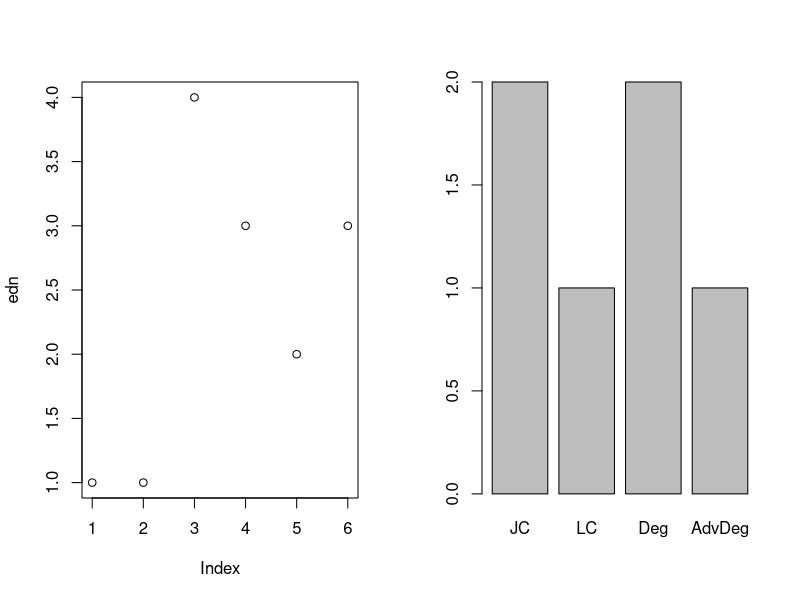
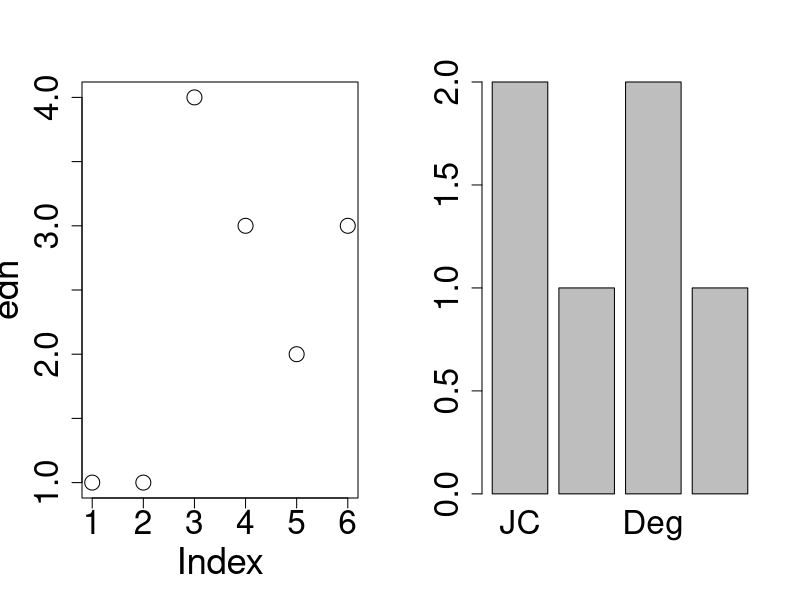

Here is the R script that generated these plots, in order: (Note: this script raises an error after producing the figures.)
rm(list = ls())

seq(0, 1, length.out=11)
seq(1, 9, by = 2)
?seq

c(1, c(2, c(3,4)))
# same as
c(1,2,3,4)

x <- c(0:3,NA)
x+1
x-x
1/x
x/x
?NaN

mean(x)
mean(x, na.rm=TRUE)

z <- rnorm(4)
typeof(z)
is.double(z)
is.numeric(z) # tests for doubles or integers

x <- 1:4
typeof(x)
is.integer(x)
is.double(x)
is.numeric(x)

y<- c(1,4,6)
typeof(y)
y_int<- c(1L,4L,6L)
typeof(y_int)

object.size(y)
object.size(y_int)

z
z1 <- as.integer(z)
z1
z2 <- trunc(z)
z2
typeof(z1)
typeof(z2)

x <- c(FALSE,TRUE,TRUE)
typeof(x)
is.numeric(x)
xn <- as.numeric(x) # coerces to numeric
xn
typeof(xn)

sum(x) # counts trues
mean(x) # proportion of trues

x <- 4:0
x > 2
x >= 2

#x = 0
x == 0

x0 <- x==0
x0
typeof(x0)
sum(x0) # coerces FALSE to 0 and TRUE to 1

x <- c(3,7,1,9,-1, 2, -3)
x > 1 & x < 9
x > 8 | x < 0
sum(x > 8 | x < 0) # does what?
sum(x[x > 8 | x < 0]) # does what? (see below!)
x != 3

myname <- c("Keefe","Murphy")
typeof(myname)

c(myname, 29)

x[3]
x[1:3]
x[c(2,4)]
x[-1] # all but the first element
myname[1]

x
x>2
x[x>2]
x[3] <- NA
## x[3] <- c(0,1) # warning!
x
x[!is.na(x)] # often useful

x <- c(6,8,12,2)
# x(1) # gives an error
x[5]
x[0]
x[c(TRUE,TRUE,FALSE,TRUE)]
x[c(TRUE,FALSE)]
x[FALSE]

marks <- c(Maths = 66, English = 88, Irish = 70)
names(marks)
marks[1]
marks["English"]
marks1 <- c(81, 40, 73)
names(marks1)
names(marks1) <- c("Maths", "English", "Irish")

edc <- c("JC","JC","AdvDeg","Deg","LC","Deg")
edn <- c(1,1,4,3,2,3)

ed <- factor(edc)
ed
levels(ed)
as.integer(ed)
ed1 <- factor(edc, levels=c("JC","LC","Deg","AdvDeg"))
ed1
as.numeric(ed1) # converts to numeric, ie a vector of doubles

dev.off() # clears device
par(mfrow=c(1,2)) # creates a panel of 1 row of 2 plots
plot(edn); plot(ed1)

# cex: "character expansion"
par(mfrow=c(1,2), cex.axis = 2, cex.lab = 2.2)
plot(edn, cex = 2); plot(ed1)

print(m1 <- matrix(1:6,nrow=2,ncol=3))
print(m2 <- matrix(1:6,nrow=2,ncol=3,byrow=TRUE))
is.matrix(m1)
is.matrix(1:4)
is.matrix(matrix(1:4, ncol = 1, nrow = 4))

m1[2,3]
m1[3]

m1[1,] #First row
m1[,2]  #Second column
m1[,c(1,3)]  #First and third column
m1[m1 > 2] # gives a vector

m1[,1:2] # first 2 columns
m1[,-(2:3)] # remove 2nd and 3rd columns
m1[,-(2:3), drop=FALSE] # keep the result as a matrix

cbind(rpois(5,5),1:5) # Binds columns

rownames(m1) <- LETTERS[1:2]
m1
colnames(m1) <- LETTERS[3:5]
m1
m1["A","D"]

nrow(m1)
ncol(m1)

dim(m1) # number of rows and columns

c(1:3,"abc")

?cars
cars[1:4,]
head(cars)
tail(cars)
is.matrix(cars)
is.data.frame(cars)

L3 <- LETTERS[1:6]
d <- data.frame(x = 1, y = 1:6, let = L3)
d
nrow(d)
ncol(d)

cbind(1,1:6,L3)

cars[1:4,]+1
cars[1:3,2]
cars[1:3,"dist"]
cars[cars[,2]>70,]
subset(cars, dist > 70) # alternative way of forming subsets

cars[cars[,2]>70,][1:5,]  # Explain this one!

attributes(cars)
str(cars) # structural summary
summary(cars) # statistical summary

dev.off()
X11()
plot(cars)

?chickwts
head(chickwts)
str(chickwts)
summary(chickwts)

chickwts[,2]
chickwts$feed # press TAB after typing chickwts$

levels(chickwts$feed)

par(mfrow = c(1,2))
plot(chickwts)
plot(weight ~ feed, data = chickwts)
## plot(response ~ factor, data = name.of.my.dataframe)
## plot(response ~ explanatory, data = name.of.my.dataframe)